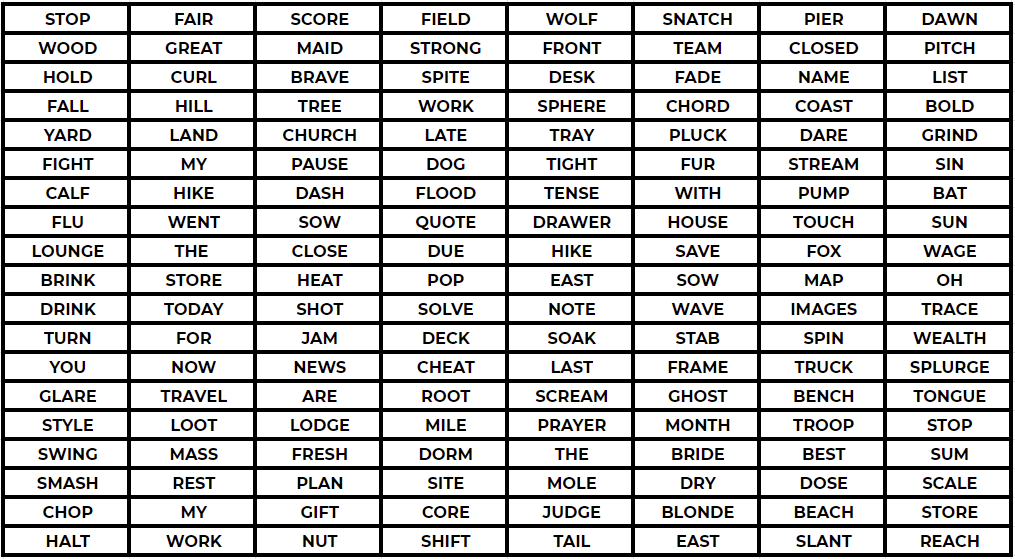
#> input picture 14-Working-with-Images/word_matrix.png, 1015 x 559 px
$ jupyter execute 01-Image-Exercise.ipynb   (text cells are left out)
#> lines starting #> are read from the running program, lines starting #| are printed output that depends on the picture; pictures that were not available may be replaced by others from this repository, and a replacement may not be noted
[cell 1]
from PIL import Image

[cell 2]
matrix=Image.open("word_matrix.png")
#> matrix is the input picture: PIL image 1015x559 RGBA; mean R, G, B, A 192.9, 192.7, 192.7, 255

[cell 3]
mask=Image.open("mask.png")
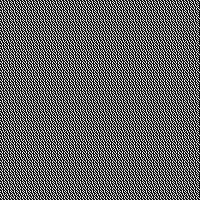
#> input picture 14-Working-with-Images/black.png, 200 x 200 px, given in place of mask.png, which was not available
#> mask is the input picture: PIL image 200x200 RGB; min 5, max 22, mean 11.4

[cell 4]
matrix.size
#> Out = (1015, 559)

[cell 5]
w,h=matrix.size
#> w = 1015; h = 559

[cell 6]
mask1=mask.resize((1015,559))
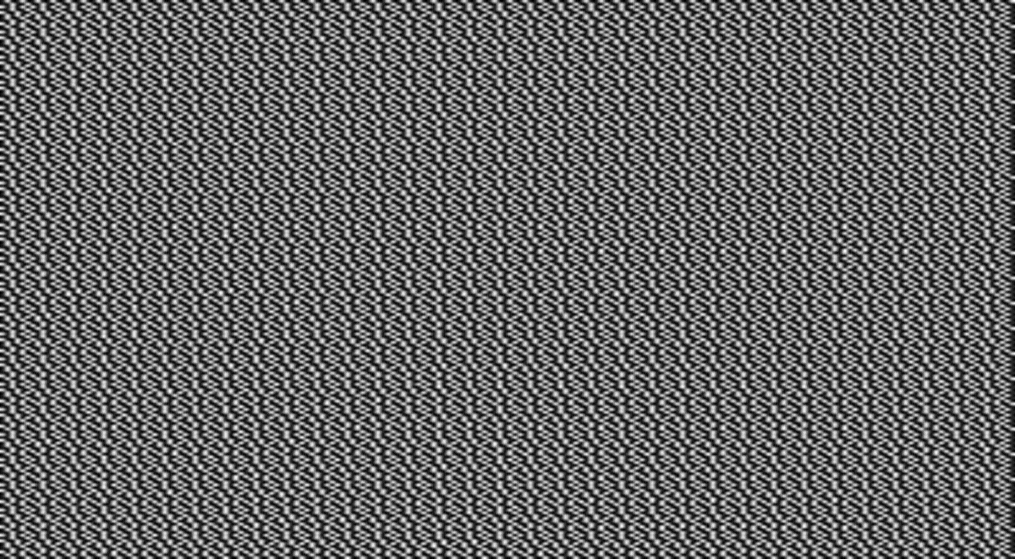
#> mask1: PIL image 1015x559 RGB; min 3, max 24, mean 11.4; drawn with min black and max white

[cell 7]
mask1.putalpha(200)
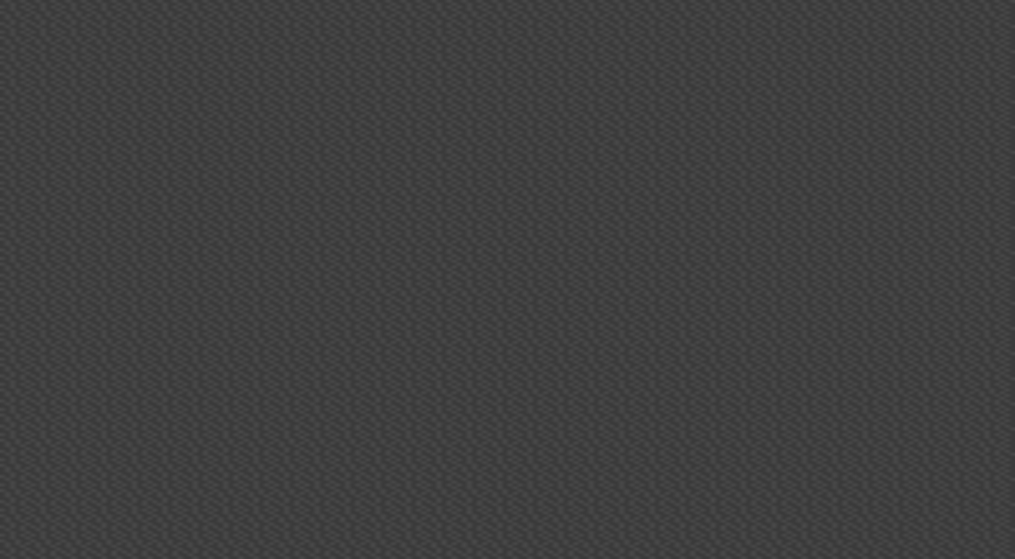
#> mask1: PIL image 1015x559 RGBA; mean R, G, B, A 11.4, 11.4, 11.4, 200; transparent parts drawn white

[cell 8]
matrix.paste(im=mask1,box=(0,0),mask=mask1)
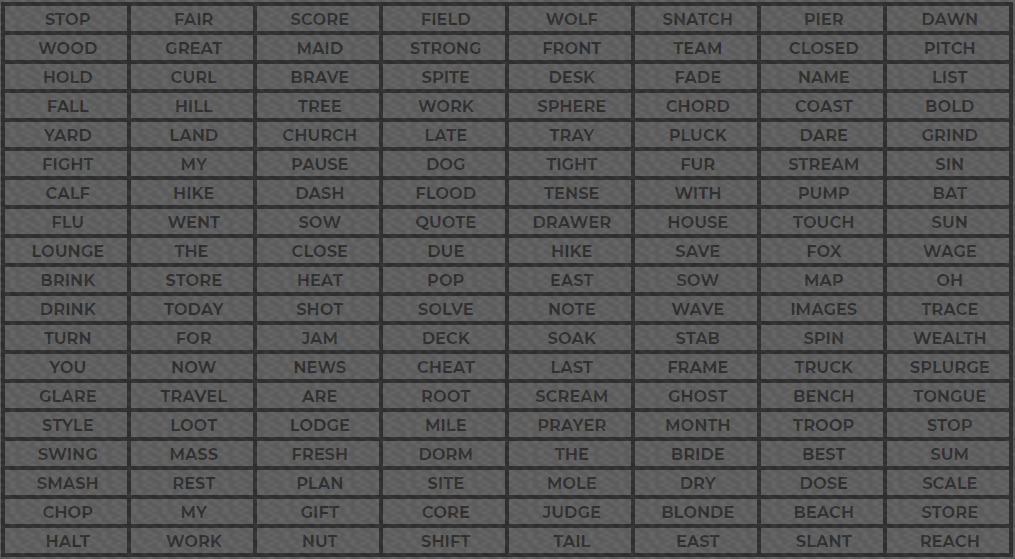
#> matrix: PIL image 1015x559 RGBA; mean R, G, B, A 50.5, 50.5, 50.5, 212; transparent parts drawn white
